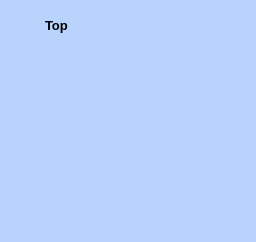
                     <widget class="QWidget" name="widget_41" native="true">
                      <property name="maximumSize">
                       <size>
                        <width>430</width>
                        <height>16777215</height>
                       </size>
                      </property>
                      <property name="styleSheet">
                       <string notr="true">background-color:rgb(185, 212, 252);
border-radius : 15px</string>
                      </property>
                      <layout class="QVBoxLayout" name="verticalLayout_19">
                       <property name="spacing">
                        <number>0</number>
                       </property>
                       <property name="leftMargin">
                        <number>0</number>
                       </property>
                       <property name="topMargin">
                        <number>0</number>
                       </property>
                       <property name="rightMargin">
                        <number>0</number>
                       </property>
                       <property name="bottomMargin">
                        <number>0</number>
                       </property>
                       <item>
                        <widget class="QWidget" name="widget_45" native="true">
                         <property name="minimumSize">
                          <size>
                           <width>0</width>
                           <height>50</height>
                          </size>
                         </property>
                         <property name="maximumSize">
                          <size>
                           <width>16777215</width>
                           <height>50</height>
                          </size>
                         </property>
                         <layout class="QHBoxLayout" name="horizontalLayout_20">
                          <item>
                           <widget class="QLabel" name="label_20">
                            <property name="maximumSize">
                             <size>
                              <width>30</width>
                              <height>16777215</height>
                             </size>
                            </property>
                            <property name="text">
                             <string/>
                            </property>
                            <property name="pixmap">
                             <pixmap>C:/Users/ADMIN/Downloads/image 1 (1).png</pixmap>
                            </property>
                            <property name="margin">
                             <number>2</number>
                            </property>
                           </widget>
                          </item>
                          <item>
                           <widget class="QLabel" name="label_21">
                            <property name="font">
                             <font>
                              <pointsize>10</pointsize>
                              <weight>75</weight>
                              <bold>true</bold>
                             </font>
                            </property>
                            <property name="text">
                             <string>Top</string>
                            </property>
                           </widget>
                          </item>
                         </layout>
                        </widget>
                       </item>
                       <item>
                        <widget class="QListWidget" name="listWidget"/>
                       </item>
                      </layout>
                     </widget>
